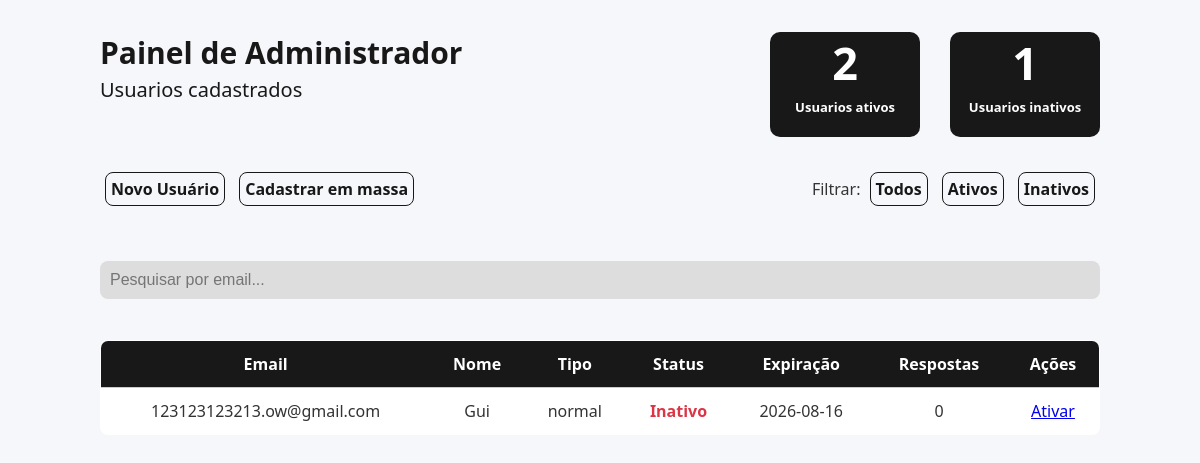
The page /admin/usuarios?filtro=inativos (signed in) on the database its author committed.
### tables this page shows
CREATE TABLE usuarios (
                        id INTEGER PRIMARY KEY AUTOINCREMENT,
                        email TEXT UNIQUE NOT NULL,
                        nome TEXT NOT NULL,
                        senha TEXT NOT NULL,
                        telefone TEXT NOT NULL,
                        tipo TEXT DEFAULT 'normal',
                        ativo INTEGER DEFAULT 1,
                        data_expiracao TEXT
                  );

### app/routes/admin.py (the view)
    @app.route('/admin/usuarios')
    def listar_usuarios():
        if session.get('tipo') != 'admin':
            return redirect('/login')
        filtro = request.args.get('filtro', 'todos')  # ativos, inativos, todos
        query = """
            SELECT u.id, u.email, u.nome, u.tipo, u.ativo, u.data_expiracao, COUNT(r.id)
            FROM usuarios u
            LEFT JOIN formularios f ON f.user_id = u.id
            LEFT JOIN respostas r ON r.formulario_id = f.id
        """
        if filtro == 'ativos':
            query += " WHERE u.ativo=1"
        elif filtro == 'inativos':
            query += " WHERE u.ativo=0"
        query += " GROUP BY u.id ORDER BY u.email"
        with sqlite3.connect('db.sqlite3') as conn:
            usuarios = conn.execute(query).fetchall()
            status = conn.execute("""
                SELECT
                    SUM(CASE WHEN ativo = 1 THEN 1 ELSE 0 END) as ativos,
                    SUM(CASE WHEN ativo = 0 THEN 1 ELSE 0 END) as inativos
                FROM usuarios
            """).fetchone()
        return render_template(
            'usuarios_admin.html',
            usuarios=usuarios,
            filtro=filtro,
            ativos=status[0] or 0,
            inativos=status[1] or 0
        )

### app/templates/usuarios_admin.html (shortened to what this page needs)
<!DOCTYPE html>
<html lang="pt-BR">
<head>
  <link rel="stylesheet" href="{{ url_for('static', filename='usuarios.css') }}">
</head>
<body>
  <div class="container">
    <section class="topo">
      <div class="texto-cabecalho">
        <h2>Painel de Administrador</h2>
        <p>Usuarios cadastrados</p>
      </div>
      <div class="informacoes">
        <div class="box">
          <h3>{{ ativos }}</h3>
          <p>Usuarios ativos</p>
        </div>
        <div class="box">
          <h3>{{ inativos }}</h3>
          <p>Usuarios inativos</p>
        </div>
      </div>
    </section>
    <section class="options_button">
      <div class="cadastro">
        <a href="/admin/cadastrar">Novo Usuário</a>
        <a href="/admin/cadastrar-em-massa">Cadastrar em massa</a>
      </div>
      <div class="filtro">
        Filtrar:
        <a href="/admin/usuarios?filtro=todos">Todos</a>
        <a href="/admin/usuarios?filtro=ativos">Ativos</a>
        <a href="/admin/usuarios?filtro=inativos">Inativos</a>
      </div>
    </section>
    <input type="text" id="pesquisaNome" placeholder="Pesquisar por email..." class="input-pesquisa" />
    <table>
      <thead>
        <tr>
          <th>Email</th>
          <th>Nome</th>
          <th>Tipo</th>
          <th>Status</th>
          <th>Expiração</th>
          <th>Respostas</th>
          <th>Ações</th>
        </tr>
      </thead>
      <tbody>
        {% for u in usuarios %}
        <tr>
          <td data-label="Email">{{ u[1] }}</td>
          <td data-label="Nome">{{ u[2] }}</td>
          <td data-label="Tipo">{{ u[3] }}</td>
          <td data-label="Status" class="status-{{ 'ativo' if u[4] == 1 else 'inativo' }}">
            {{ 'Ativo' if u[4] == 1 else 'Inativo' }}
          </td>
          <td data-label="Expiração">{{ u[5] }}</td>
          <td data-label="Respostas">{{ u[6] }}</td>
          <td data-label="Ações">
            <a href="/admin/usuario/{{ u[0] }}/toggle">
              {{ 'Desativar' if u[4] == 1 else 'Ativar' }}
            </a>
          </td>
        </tr>
        {% endfor %}
      </tbody>
    </table>
  </div>
</body>
</html>

### app/static/usuarios.css (style rules this page uses)
:root { --cor-fundo: #f5f7fa; --cor-texto: #333; --cor-link: #1f1f1f; --cor-link-hover: #1a1a1a; --cor-tabela-fundo: #fff; --cor-tabela-borda: #ccc; --cor-tabela-header: #e9ecef; --cor-ativo: #28a745; --cor-inativo: #dc3545; }
body { margin: 0; padding: 0; font-family: 'Segoe UI', Tahoma, Geneva, Verdana, sans-serif; background-color: var(--cor-fundo); color: var(--cor-texto); }
.container { max-width: 1000px; margin: auto; padding: 2rem; }
h2 { text-align: center; margin-bottom: 1.5rem; }
table { width: 100%; border-collapse: collapse; background-color: var(--cor-tabela-fundo); border: 1px solid var(--cor-tabela-borda); border-radius: 8px; overflow: hidden; margin-top: 1rem; }
th, td { padding: 0.75rem; text-align: center; border-bottom: 1px solid var(--cor-tabela-borda); }
th { margin-top: 20px; background-color: #181818; color: #fff; }
.status-inativo { color: var(--cor-inativo); font-weight: bold; }
.texto-cabecalho { color: #181818; }
.texto-cabecalho h2 { font-size: 30px; margin: 0 10px 3px 0; }
.texto-cabecalho p { font-weight: 400; font-size: 20px; margin: 0; }
.topo { display: flex; justify-content: space-between; }
.informacoes { display: flex; gap: 30px; text-align: center; }
.informacoes h3 { font-weight: bold; font-size: 45px; margin: 0; padding: 0; }
.informacoes P { font-weight: bold; font-size: 13px; margin: 0; padding: 5px; }
.informacoes .box { background-color: #181818; color: #fff; border-radius: 10PX; width: 150px; height: 105px; }
.options_button { display: flex; justify-content: space-between; margin-top: 30px; }
.options_button .cadastro a { text-decoration: none; color: #181818; font-weight: bold; padding: 5px; margin: 5px; border: 1px solid #181818; border-radius: 8px; transition: background-color 0.3s ease, color 0.3s ease; display: inline-block; }
.options_button .filtro a { text-decoration: none; color: #181818; font-weight: bold; padding: 5px; margin: 5px; border: 1px solid #181818; border-radius: 8px; transition: background-color 0.3s ease, color 0.3s ease; display: inline-block; }
.input-pesquisa { margin-top: 50px; width:100%; max-width: 1000px; padding: 10px; border-radius: 8px; border: none; margin-bottom: 25px; font-size: 16px; background-color: #dddddd; color: #181818; box-sizing: border-box; }

### rows shown on the page
usuarios: email "123123123213.ow@gmail.com", nome "Gui", tipo "normal", ativo "Inativo", data_expiracao "2026-08-16", ativo "0", ativo "Ativar"

### other values the page prints
{{ ativos }} "2"
{{ inativos }} "1"
